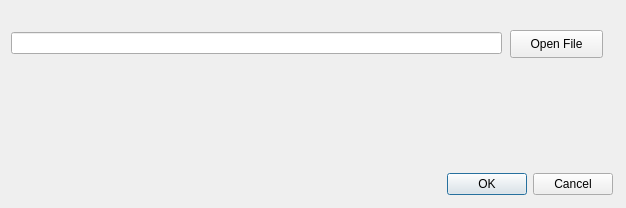
<?xml version="1.0" encoding="UTF-8"?>
<ui version="4.0">
 <class>Dialog</class>
 <widget class="QDialog" name="Dialog">
  <property name="geometry">
   <rect>
    <x>0</x>
    <y>0</y>
    <width>626</width>
    <height>208</height>
   </rect>
  </property>
  <property name="windowTitle">
   <string>Dialog</string>
  </property>
  <widget class="QLineEdit" name="lineEdit">
   <property name="geometry">
    <rect>
     <x>11</x>
     <y>32</y>
     <width>491</width>
     <height>22</height>
    </rect>
   </property>
  </widget>
  <widget class="QDialogButtonBox" name="buttonBox">
   <property name="geometry">
    <rect>
     <x>420</x>
     <y>170</y>
     <width>193</width>
     <height>28</height>
    </rect>
   </property>
   <property name="orientation">
    <enum>Qt::Horizontal</enum>
   </property>
   <property name="standardButtons">
    <set>QDialogButtonBox::Cancel|QDialogButtonBox::Ok</set>
   </property>
  </widget>
  <widget class="QPushButton" name="pushButton">
   <property name="geometry">
    <rect>
     <x>510</x>
     <y>30</y>
     <width>93</width>
     <height>28</height>
    </rect>
   </property>
   <property name="text">
    <string>Open File</string>
   </property>
  </widget>
 </widget>
 <resources/>
 <connections>
  <connection>
   <sender>buttonBox</sender>
   <signal>accepted()</signal>
   <receiver>Dialog</receiver>
   <slot>accept()</slot>
   <hints>
    <hint type="sourcelabel">
     <x>248</x>
     <y>254</y>
    </hint>
    <hint type="destinationlabel">
     <x>157</x>
     <y>274</y>
    </hint>
   </hints>
  </connection>
  <connection>
   <sender>buttonBox</sender>
   <signal>rejected()</signal>
   <receiver>Dialog</receiver>
   <slot>reject()</slot>
   <hints>
    <hint type="sourcelabel">
     <x>316</x>
     <y>260</y>
    </hint>
    <hint type="destinationlabel">
     <x>286</x>
     <y>274</y>
    </hint>
   </hints>
  </connection>
 </connections>
</ui>
